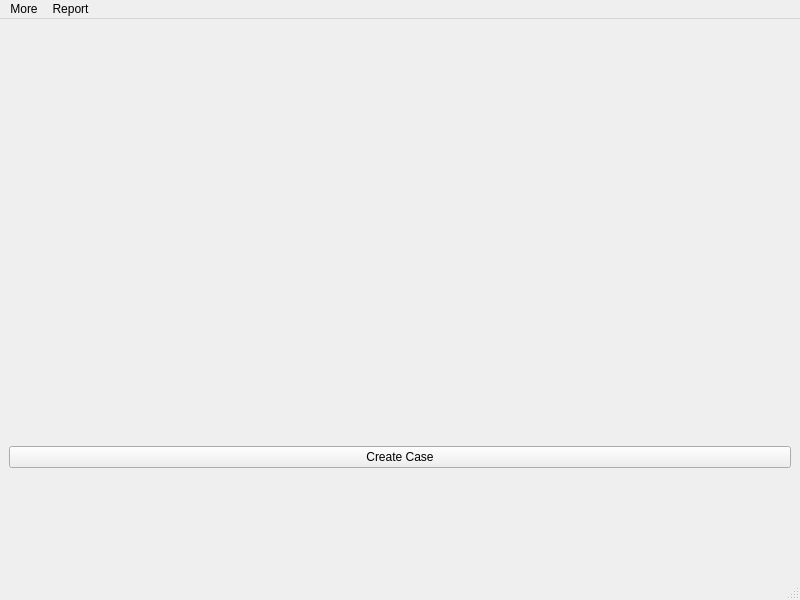
<?xml version="1.0" encoding="UTF-8"?>
<ui version="4.0">
 <class>MainWindow</class>
 <widget class="QMainWindow" name="MainWindow">
  <property name="geometry">
   <rect>
    <x>0</x>
    <y>0</y>
    <width>800</width>
    <height>600</height>
   </rect>
  </property>
  <property name="windowTitle">
   <string>MainWindow</string>
  </property>
  <widget class="QWidget" name="centralwidget">
   <layout class="QGridLayout" name="gridLayout">
    <item row="0" column="0">
     <widget class="QLabel" name="tempLlabel">
      <property name="enabled">
       <bool>true</bool>
      </property>
      <property name="sizePolicy">
       <sizepolicy hsizetype="Preferred" vsizetype="Preferred">
        <horstretch>0</horstretch>
        <verstretch>0</verstretch>
       </sizepolicy>
      </property>
      <property name="maximumSize">
       <size>
        <width>16777215</width>
        <height>210</height>
       </size>
      </property>
      <property name="font">
       <font>
        <family>Segoe UI</family>
        <pointsize>48</pointsize>
        <bold>false</bold>
       </font>
      </property>
      <property name="text">
       <string/>
      </property>
      <property name="pixmap">
       <pixmap>helpdesk-baner.png</pixmap>
      </property>
      <property name="scaledContents">
       <bool>false</bool>
      </property>
      <property name="alignment">
       <set>Qt::AlignCenter</set>
      </property>
     </widget>
    </item>
    <item row="1" column="0">
     <widget class="QPushButton" name="reportButton">
      <property name="text">
       <string>Create Case</string>
      </property>
     </widget>
    </item>
   </layout>
  </widget>
  <widget class="QMenuBar" name="menubar">
   <property name="geometry">
    <rect>
     <x>0</x>
     <y>0</y>
     <width>800</width>
     <height>21</height>
    </rect>
   </property>
   <widget class="QMenu" name="menuMore">
    <property name="title">
     <string>More</string>
    </property>
    <addaction name="actionAbout"/>
   </widget>
   <widget class="QMenu" name="menuReport">
    <property name="title">
     <string>Report</string>
    </property>
    <addaction name="actionShow_basic_report"/>
    <addaction name="actionShow_advanced_report"/>
   </widget>
   <addaction name="menuMore"/>
   <addaction name="menuReport"/>
  </widget>
  <widget class="QStatusBar" name="statusbar"/>
  <action name="actionAbout">
   <property name="text">
    <string>About</string>
   </property>
  </action>
  <action name="actionShow_basic_report">
   <property name="text">
    <string>Show basic report</string>
   </property>
  </action>
  <action name="actionShow_advanced_report">
   <property name="text">
    <string>Show advanced report</string>
   </property>
  </action>
 </widget>
 <resources/>
 <connections/>
</ui>
